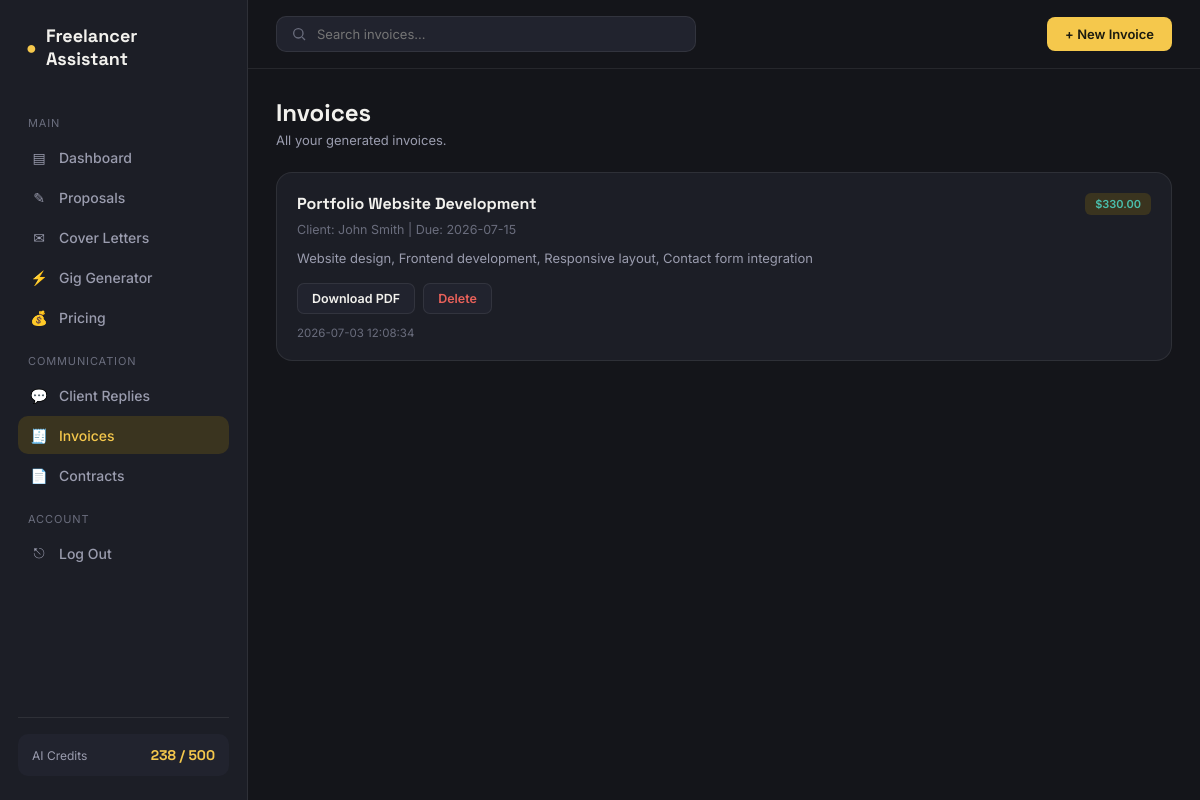
The page /invoices (signed in) on the database its author committed.
### tables this page shows
CREATE TABLE invoices (
        id INTEGER PRIMARY KEY AUTOINCREMENT,
        user_id INTEGER NOT NULL,
        client_name TEXT, client_email TEXT,
        project_title TEXT, services TEXT,
        amount TEXT, tax TEXT,
        total_amount TEXT, due_date TEXT,
        created_at TIMESTAMP DEFAULT CURRENT_TIMESTAMP,
        FOREIGN KEY (user_id) REFERENCES users(id));

### app.py (the view)
@app.route('/invoices')
def invoices():
    if 'user_id' not in session:
        return redirect(url_for('login'))
    conn = get_db()
    all_invoices = conn.execute('SELECT * FROM invoices WHERE user_id = ? ORDER BY created_at DESC', (session['user_id'],)).fetchall()
    conn.close()
    return render_template('invoices.html', invoices=all_invoices)

### app.py (called while the page is built)
def get_db():
    conn = sqlite3.connect(DB_NAME)
    conn.row_factory = sqlite3.Row
    return conn

### templates/invoices.html (shortened to what this page needs)
<!DOCTYPE html>
<html lang="en">
<head>
<link rel="stylesheet" href="{{ url_for('static', filename='css/style.css') }}">
</head>
<body>
<div class="app-shell">
  <aside class="sidebar">
    <div class="sidebar-brand"><span class="dot">●</span> Freelancer Assistant</div>
    <nav>
      <div class="nav-section-label">Main</div>
      <a href="/dashboard" class="nav-item"><span class="icon">▤</span> Dashboard</a>
      <a href="/proposals" class="nav-item"><span class="icon">✎</span> Proposals</a>
      <a href="/cover-letters" class="nav-item"><span class="icon">✉</span> Cover Letters</a>
      <a href="/gig-generator" class="nav-item"><span class="icon">⚡</span> Gig Generator</a>
      <a href="/pricing" class="nav-item"><span class="icon">💰</span> Pricing</a>
      <div class="nav-section-label">Communication</div>
      <a href="/client-replies" class="nav-item"><span class="icon">💬</span> Client Replies</a>
      <a href="/invoices" class="nav-item active"><span class="icon">🧾</span> Invoices</a>
      <a href="/contracts" class="nav-item"><span class="icon">📄</span> Contracts</a>
      <div class="nav-section-label">Account</div>
      <a href="/logout" class="nav-item"><span class="icon">⎋</span> Log Out</a>
    </nav>
    <div class="sidebar-footer"><div class="credit-pill"><span>AI Credits</span><strong>238 / 500</strong></div></div>
  </aside>
  <div class="main-area">
    <header class="topbar">
      <div class="search-bar"><svg width="16" height="16" viewBox="0 0 24 24" fill="none" stroke="currentColor" stroke-width="2"><circle cx="11" cy="11" r="7"/><path d="M21 21l-4.3-4.3"/></svg><input type="text" placeholder="Search invoices..."></div>
      <div class="topbar-right"><a href="/invoices/create" class="btn-primary" style="padding:9px 18px;border-radius:8px;font-size:13px;font-weight:600;">+ New Invoice</a></div>
    </header>
    <main class="content">
      <div class="content-header"><div><h1>Invoices</h1><p>All your generated invoices.</p></div></div>
      {% if invoices %}
      <div class="proposals-list">
        {% for inv in invoices %}
        <div class="proposal-card">
          <div class="proposal-card-header">
            <div><h3>{{ inv['project_title'] }}</h3><span class="proposal-meta">Client: {{ inv['client_name'] }} | Due: {{ inv['due_date'] }}</span></div>
            <span class="tone-badge" style="color:var(--teal);">{{ inv['total_amount'] }}</span>
          </div>
          <p class="proposal-preview">{{ inv['services'][:150] }}</p>
          <div class="proposal-actions">
            <a href="/invoices/export/{{ inv['id'] }}" class="action-btn">Download PDF</a>
            <a href="/invoices/delete/{{ inv['id'] }}" class="action-btn danger-btn" onclick="return confirm('Delete?')">Delete</a>
          </div>
          <div class="proposal-date">{{ inv['created_at'] }}</div>
        </div>
        {% endfor %}
      </div>
      {% else %}
      <div class="empty-state"><p>No invoices yet.</p><a href="/invoices/create" class="btn-primary" style="display:inline-block;margin-top:14px;padding:10px 22px;border-radius:8px;">Create First Invoice</a></div>
      {% endif %}
    </main>
  </div>
</div>
</body>
</html>

### rows shown on the page
invoices: project_title "Portfolio Website Development", client_name "John Smith", due_date "2026-07-15", total_amount "$330.00", services "Website design, Frontend development, Responsive layout, Contact form integration", created_at "2026-07-03 12:08:34"
